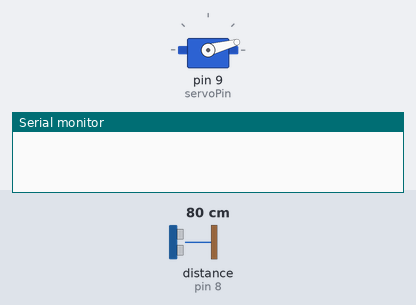
Bench run of a sketch on a simulated Arduino Uno, built with avr-gcc and run on an emulated ATmega328P. Shown: servo, the last lines printed to the serial monitor. Wiring (inferred from the names in the program): ultrasonic range finder: trigger pin 7; echo pin 8. Inputs (shaded band) come from the test bench; at power-on: distance to the obstacle (sensor on pin 8) 80 cm. The echo pulse lasts 58.3 µs per cm.

Above: at 0.01 s.
4.8 s: distance to the obstacle (sensor on pin 8) set to 168 cm
At 4.96 s:
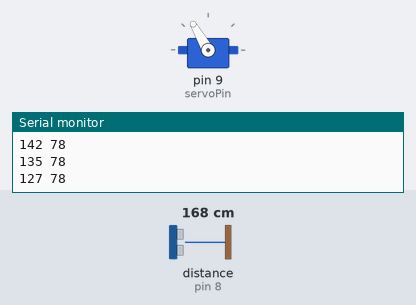
At 5.32 s:
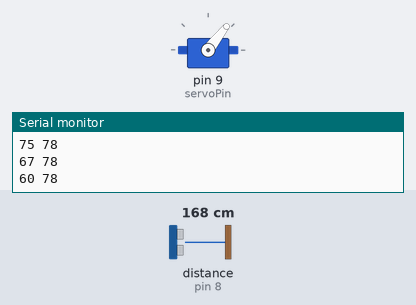
Timing chart, 0 to 32.8 s (numbered marks = the images above; inputs shaded):
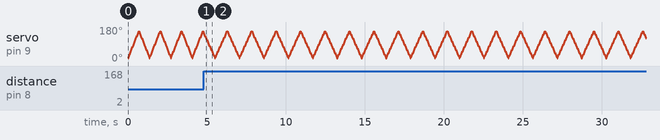

The sketch:

main.ino
```cpp
#include <Servo.h>
#include <Wire.h>

#define SERIAL_OUTPUT 1

#define I2C_ADDRESS 0x50

#define NUM_SAMPLES 20
#define SERVO_MIN 15
#define SERVO_MAX 165

const int trigPin = 7;
const int echoPin = 8;
const int servoPin = 9;

Servo servo;
int sweepPosition;
int sweepDirection;
bool status;
int ranges[NUM_SAMPLES];

void setup()
{
    pinMode(trigPin, OUTPUT); // Sets the trigPin as an Output
    pinMode(echoPin, INPUT);  // Sets the echoPin as an Input

    servo.attach(servoPin);

    for (int i = 0; i < NUM_SAMPLES; i++)
        ranges[i] = -1;

    sweepPosition = 0;
    sweepDirection = 1;
    status = true;

    Wire.begin(I2C_ADDRESS);
    Wire.onReceive(i2cRecieved);

    Serial.begin(9600); // Starts the serial communication
}

void loop()
{
    if (status)
    {
        int servoPosition = SERVO_MIN + ((SERVO_MAX - SERVO_MIN) * ((float)sweepPosition / NUM_SAMPLES));

        servo.write(servoPosition);
        delay(30);

        //TODO: Stop interupt
        ranges[sweepPosition] = getDistance();
        //TODO: Start interupt

        sweepPosition += sweepDirection;

        if (sweepPosition == NUM_SAMPLES - 1)
            sweepDirection = -1;
        else if (sweepPosition == 0)
            sweepDirection = 1;

        #ifdef SERIAL_OUTPUT
        Serial.print(servoPosition, DEC);
        Serial.print(" ");
        Serial.println(ranges[sweepPosition], DEC);
        #endif
    }
}

int getDistance()
{
    // Clears the trigPin
    digitalWrite(trigPin, LOW);
    delayMicroseconds(2);

    // Sets the trigPin on HIGH state for 10 micro seconds
    digitalWrite(trigPin, HIGH);
    delayMicroseconds(10);
    digitalWrite(trigPin, LOW);

    // Reads the echoPin, returns the sound wave travel time in microseconds
    long duration = pulseIn(echoPin, HIGH);

    // Calculating the distance
    return duration * 0.034 / 2;
}

void i2cRecieved(int numBytes)
{
    int registerAddress = Wire.read();
    switch (registerAddress)
    {
    case 0x1:
        if (Wire.available() > 0)
        {
            //Set status
            status = Wire.read() == 1;
        }
        else
        {
            //Return status
            Wire.write(status ? 1 : 0);
        }

        break;
    case 0x2:
        Wire.write(NUM_SAMPLES);

        for (int i = 0; i < NUM_SAMPLES; i++)
        {
            int angle = SERVO_MIN + ((SERVO_MAX - SERVO_MIN) * ((float)i / NUM_SAMPLES));
            Wire.write(angle);
            Wire.write(ranges[i]);
        }

        break;
    }
}
```
